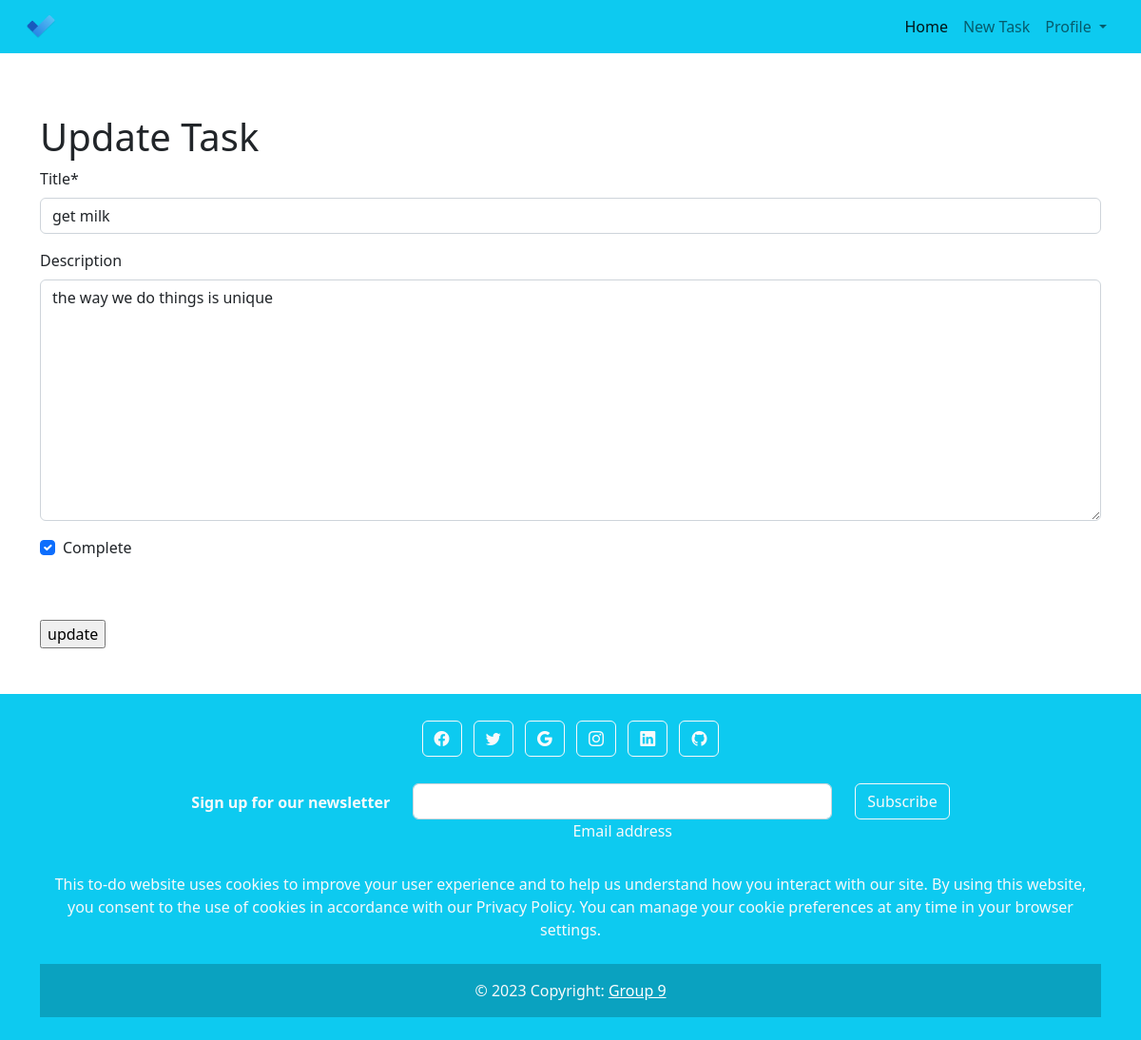
The app's page /task-update/2/ (signed in) with its own data.
### PNYNE/models.py (models this page shows, shortened)
class Task(models.Model):
    user = models.ForeignKey(
        User, on_delete=models.CASCADE, null=True, blank=True)
    title = models.CharField(max_length=200)
    description = models.TextField(null=True, blank=True)
    complete = models.BooleanField(default=False)
    created = models.DateTimeField(auto_now_add=True)
    due_date = models.DateTimeField(null=True, blank=True)
    priority = models.CharField(max_length=20, null=True, blank=True)
    completed_date = models.DateTimeField(null=True, blank=True)
    tag = models.OneToOneField(
        'Tag', null=True, blank=True, on_delete=models.CASCADE)
    class Meta:
        order_with_respect_to = 'user'

### PNYNE/views.py (the view)
# urls.py: path('task-update/<int:pk>/', TaskUpdate.as_view(), name='update_task'),
class TaskUpdate(LoginRequiredMixin, UpdateView):
    model = Task
    fields = ['title', 'description', 'complete']
    template_name = 'task/task_update.html'
    success_url = reverse_lazy('home')

### templates/task/task_update.html (shortened to what this page needs)
{% extends 'main/main.html' %} {% load crispy_forms_tags %} {% block content %}
<!DOCTYPE html>
<html lang="en">
<head>
</head>
<body>
  <h1>Update Task</h1>
<form action="" method="POST">
  {{ form|crispy }}
   </select><br><br>
  <input type="submit" value="update" />
</form>
</body>
</html>
{% endblock content %}

### records on screen
Task: title "get milk", description "the way we do things is unique", complete "☑"
